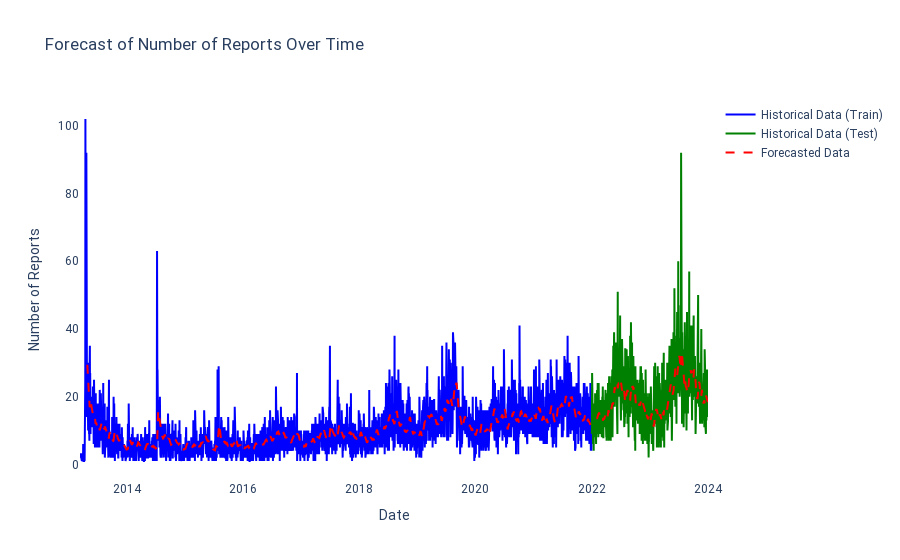

The notebook cell this image was saved under:
### Code cell
# Predict using the model
train_predictions = model.predict(X_train)
test_predictions = model.predict(X_test)

# Inverse transform predictions
train_predictions = scaler.inverse_transform(train_predictions)
test_predictions = scaler.inverse_transform(test_predictions)
# Ensure 'predictions' column is initialized
train_data.loc[:,'predictions'] = np.nan
test_data.loc[:,'predictions'] = np.nan

# Assign train predictions (ensure alignment)
train_data.loc[train_data.index[sequence_length:], 'predictions'] = train_predictions.flatten()

# Assign test predictions (ensure alignment)
test_data.loc[test_data.index[sequence_length:], 'predictions'] = test_predictions.flatten()

# Combine the dataframes for visualization
combined_df = pd.concat([train_data, test_data])

# Visualization
fig = go.Figure()

# Add actual historical data
fig.add_trace(go.Scatter(
    x=train_data['date'],
    y=train_data['num_reports'],
    mode='lines',
    name='Historical Data (Train)',
    line=dict(color='blue')
))

fig.add_trace(go.Scatter(
    x=test_data['date'],
    y=test_data['num_reports'],
    mode='lines',
    name='Historical Data (Test)',
    line=dict(color='green')
))

# Add forecasted data
fig.add_trace(go.Scatter(
    x=combined_df['date'],
    y=combined_df['predictions'],
    mode='lines',
    name='Forecasted Data',
    line=dict(color='red', dash='dash')
))

# Update layout
fig.update_layout(
    title='Forecast of Number of Reports Over Time',
    xaxis=dict(title='Date'),
    yaxis=dict(title='Number of Reports'),
    font=dict(family='Roboto'),
    plot_bgcolor='white',
    paper_bgcolor='white'
)

fig.show()

### Figure 1 — Plotly figure (JSON) as saved in the notebook; plotly's stock layout.template omitted (floating-point values rounded to 4 significant figures; data arrays with more than 128 entries replaced by an {"elided": "..."} marker saying what was removed)
{"data": [{"line": {"color": "blue"}, "mode": "lines", "name": "Historical Data (Train)", "type": "scatter", "x": {"elided": "3179 str values"}, "y": {"elided": "3179 int values"}}, {"line": {"color": "green"}, "mode": "lines", "name": "Historical Data (Test)", "type": "scatter", "x": {"elided": "731 str values"}, "y": {"elided": "731 int values"}}, {"line": {"color": "red", "dash": "dash"}, "mode": "lines", "name": "Forecasted Data", "type": "scatter", "x": {"elided": "3910 str values"}, "y": {"elided": "3910 float values"}}], "layout": {"font": {"family": "Roboto"}, "paper_bgcolor": "white", "plot_bgcolor": "white", "title": {"text": "Forecast of Number of Reports Over Time"}, "xaxis": {"title": {"text": "Date"}}, "yaxis": {"title": {"text": "Number of Reports"}}}}
